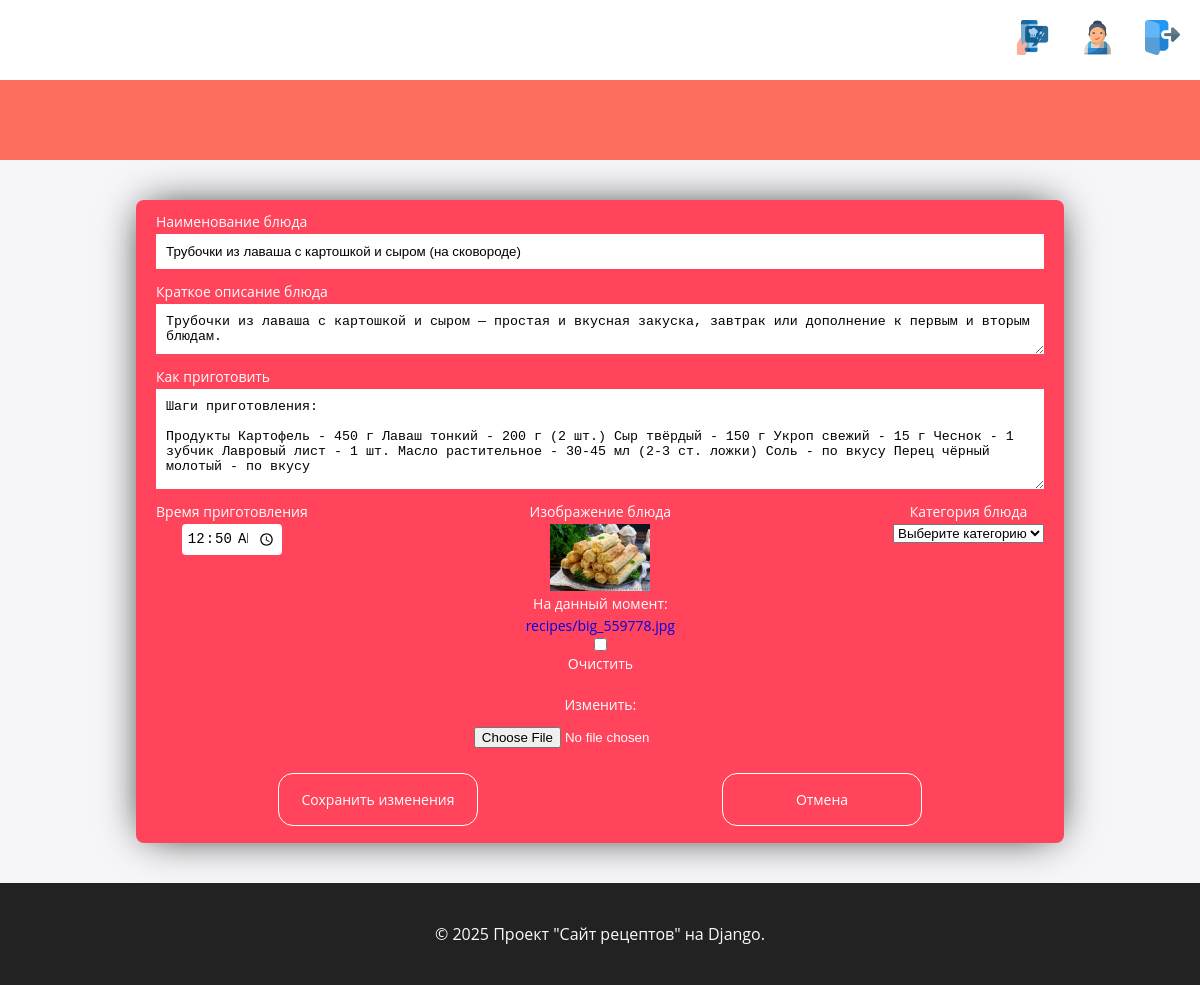
The page /recipe_edit/1 (signed in) on the database its author committed.
### recipebookapp/models.py (models this page shows)
class Recipe(models.Model):
    title = models.CharField(max_length=100)
    description = models.TextField()
    cooking_steps = models.TextField()
    cooking_time = models.TimeField()
    image = models.ImageField(null=True, upload_to='recipes/', blank=True)
    entry_date = models.DateTimeField(auto_now_add=True)
    is_visible = models.BooleanField(default=True)
    author = models.ForeignKey('CustomUser', on_delete=models.SET_NULL, null=True)
    category = models.ForeignKey('Category', on_delete=models.SET_NULL, null=True, blank=True)

### recipebookapp/views.py (the view)
# urls.py: path('recipe_edit/<int:recipe_id>', views.recipe_edit, name='recipe_edit'),
@log_this
@login_required
def recipe_edit(request, recipe_id):
    recipe = get_object_or_404(Recipe, pk=recipe_id)
    if request.user != recipe.author:
        return redirect('/')
    is_completed = False
    if request.method == 'POST':
        form = RecipeForm(request.POST, request.FILES, instance=recipe)
        if form.is_valid():
            form.save()
            is_completed = True
    else:
        form = RecipeForm(instance=recipe)
    return render(request, 'recipebookapp/recipe_edit.html',
                  {'form': form, 'is_completed': is_completed, 'recipe_img': recipe.image})

### recipebookapp/models.py (called while the page is built)
    def __str__(self):
        return self.title

### recipebookapp/views.py (called while the page is built)
def log_this(f):
    @wraps(f)
    def wrapper(*args, **kwargs):
        res = f(*args, **kwargs)
        logger.info(f'Func "{f.__name__}" was called')
        return res
    return wrapper

### recipebookapp/templates/recipebookapp/recipe_edit.html (shortened to what this page needs)
{% extends 'base.html' %}
{% load static %}
{% block my_style %}
<link rel="stylesheet" href="{% static 'css/styles.css' %}">
<link rel="stylesheet" href="{% static 'css/recipe_form.css' %}">
<link rel="stylesheet" href="{% static 'css/popup.css' %}">
{% endblock %}
{% block user %}
{% if user.is_authenticated %}
<li>
    <a class="main_menu__link" href="/cooker/" data-title="Доступ на кухню">
        <img style="width: 35px;" src="{% static 'img/cooker_wellknown.png' %}">
    </a>
</li>
<li>
    <a class="main_menu__link" href="/logout/" data-title="Покинуть кухню">
        <img style="width: 35px;" src="{% static 'img/logout_icon.png' %}">
    </a>
</li>
{% endif %}
{% endblock %}
{% block content %}
<form method="post" enctype="multipart/form-data">
    <div class="form_block">
        {{ form.title.label }}
        {{ form.title }}
    </div>
    <div class="form_block">
        {{ form.description.label }}
        {{ form.description }}
    </div>
    <div class="form_block">
        {{ form.cooking_steps.label }}
        {{ form.cooking_steps }}
    </div>
    <div class="form_block last_block">
        <div class="form_block item_center">
            {{ form.cooking_time.label }}
            {{ form.cooking_time }}
        </div>
        <div class="form_block item_center">
            {{ form.image.label }}
            {% if recipe_img.url != null %}
                <img src="{{ recipe_img.url }}" width="100px" alt="">
            {% else %}
                <p>На данный момент нет изображения</p>
            {% endif %}
            {{ form.image }}
        </div>
        <div class="form_block item_center">
            {{ form.category.label }}
            {{ form.category }}
        </div>
    </div>
    <div class="buttons_block_row">
        <button class="btn open-popUp" type="submit">Сохранить изменения</button>
        <a href='/cooker/' class="btn">Отмена</a>
    </div>
</form>
{% endblock %}

### static/css/styles.css (style rules this page uses)
* { padding: 0; margin: 0; box-sizing: border-box; }
body { min-height: 100vh; display: flex; flex-direction: column; font-family: "Open Sans",sans-serif; background: #f6f5f7; }
a { text-decoration: none; }
.main_menu__link { position: relative; }

### static/css/recipe_form.css (style rules this page uses)
form { display: flex; flex-direction: column; gap: 10px; justify-content: center; padding: 12px 20px; border-radius: 8px; background: #ff445c; box-shadow:0 0 40px -10px #000 }
.form_block { display: flex; flex-direction: column; gap: 3px; }
.recipe-form__description, .recipe-form__cooking, .form_block input { border: none; padding: 10px 10px; }
.recipe-form__description { height: 50px; }
.recipe-form__cooking { height: 100px; }
input[type="time"] { cursor: pointer; border: none; font-size: 14px; padding: 5px; border-radius: 4px; width: 100px; }
.last_block { display: flex; justify-content: space-between; flex-direction: row; align-items: flex-start; }
.item_center { align-items: center; }
.buttons_block_row { display: flex; flex-direction: row; justify-content: space-between; }
.btn { font-family: "Open Sans",sans-serif; font-size: 14px; cursor: pointer; border: 1px solid; border-radius: 15px; padding: 1rem 1rem; background: transparent; border-color: #fff; color: #fff; display: block; width: 200px; text-align: center; margin: 5px auto; transition: all 0.5s }

### rows shown on the page
Recipe: title "Трубочки из лаваша с картошкой и сыром (на сковороде)", description "Трубочки из лаваша с картошкой и сыром — простая и вкусная закуска, завтрак или дополнение к первым и вторым блюдам.", cooking_steps "Шаги приготовления: Продукты Картофель - 450 г Лаваш тонкий - 200 г (2 шт.) Сыр твёрдый - 150 г Укроп свежий - 15 г Чеснок - 1 зубчик Лавровый лист - 1 шт. Масло растительное - 30-45 мл (2-3 ст. ложки) Соль - по вкусу Перец чёрный молотый - по вкусу", cooking_time "00:50", category "Выберите категорию"
